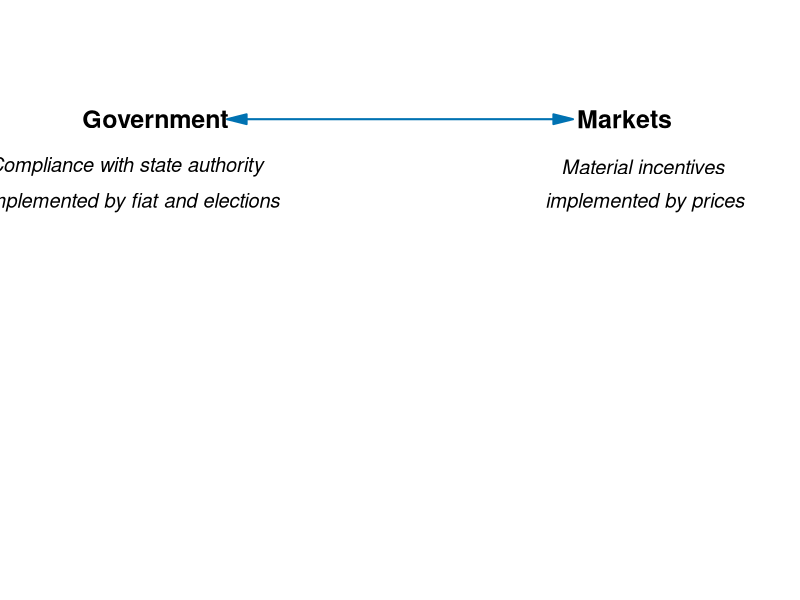

The R script that drew this image:
#' Graph Designer: Scott Cohn
#' Authors: Bowles and Halliday
#' Title: Coordination, Conflict and Competition: A Text in Microeconomics

library(shape)

pdf(file = "public_mechanism/govt_markt_empty.pdf", width = 9, height = 3)

#Set parameters for graphics
pointsize <- 1.8
axislabelsize <- 1.5
labelsize <- 1.2
namesize <- 1.8
annotatesize <- 1.5
graphlinewidth <- 2
segmentlinewidth <- 1.5

COL <- c("#7fc97f", "#beaed4", "#fdc086", "#ffff99", "#386cb0", "#f0027f", "#bf5b17", "#666666")
COLA <- c("#e0f3db", "#99d8c9","#66c2a4","#41ae76", "#238b45", "#005824")
COLB <- c("#c6dbef", "#4eb3d3", "#2b8cbe", "#0868ac","#084081")
COLC <- c("#fcfbfd", "#efedf5", "#dadaeb", "#bcbddc", "#9e9ac8", "#807dba", "#6a51a3", "#54278f", "#3f007d")
grays <- gray.colors(25, start = 1, end = 0, alpha = 1)
CBCols <- c("#009E73","#0072B2","#E69F00","#CC79A7", "#F0E442","#D55E00")

#Edited the margins to cater for the larger LHS labels
par(mar =  c(0.2, 3, 0, 3))


#Add limits on axes and levels of utility for each indifference curve
ylims <- c(0, 50)
xlims <- c(0, 50)

npts <- 501 
x <- seq(xlims[1], xlims[2], length.out = npts)
y <- seq(ylims[1], ylims[2], length.out = npts) 

plot(0, 0, xlim = xlims, ylim = ylims, type = "n",
     xlab = expression(paste("")),
     ylab = expression(paste("")), 
     xaxt = "n", 
     yaxt = "n", 
     cex.lab = axislabelsize, 
     bty = "n", 
     xaxs = "i", 
     yaxs = "i"
)


# Axes --------------------------------------------------------------------


# ticksy <- c(NA)
# ylabels <- c(NA)
# ticksx <- c(NA)
# xlabels <- c(NA)
# 
# axis(1,at = ticksx,  pos = 0, labels = xlabels, cex.axis = labelsize)
# axis(2,at = ticksy,  pos = 0, labels = ylabels, las = 1, cex.axis = labelsize)

npts <- 500 
xx1 <- seq(xlims[1], xlims[2], length.out = npts)

#Axis labels and draw linear utility function
# text(-0.2, 0.5*ylims[2], expression(paste("y axis")), xpd = TRUE, cex = axislabelsize, srt = 90) 
# text(0.5*xlims[2], -0.15, expression(paste("x axis")), xpd = TRUE, cex = axislabelsize) 

# Arrows ------------------------------------------------------------------

# points(12, 32.5, cex = 1.5, pch = 16)
# points(38, 32.5, cex = 1.5, pch = 16)
# points(25, 10, cex = 1.5, pch = 16)

# Top
Arrows(13, 40, 37, 40, code = 3, lty = 1, lwd = graphlinewidth, arr.type = "triangle", col = CBCols[2])
# Left
#Arrows(12.5, 31.25, 24.5, 11.25, code = 3, lty = 1, lwd = graphlinewidth, arr.type = "triangle", col = CBCols[1])
# Right
#Arrows(25.5, 11.25, 37.5, 31.25, code = 3, lty = 1, lwd = graphlinewidth, arr.type = "triangle", col = CBCols[3])

# Text --------------------------------------------------------------------
text(7, 40, expression(bold("Government")), cex = axislabelsize)
text(4.85, 36, expression(italic("Compliance with state authority")), cex = labelsize, xpd = TRUE)
text(5.3, 33, expression(italic("implemented by fiat and elections")), cex = labelsize, xpd = TRUE)

text(41.5, 40, expression(bold("Markets")), cex = axislabelsize)
text(42.85, 36, expression(italic("Material incentives")), cex = labelsize, xpd = TRUE)
text(43, 33, expression(italic("implemented by prices")), cex = labelsize, xpd = TRUE)

# Annotations (CW) --------------------------------------------------------

# Top
# text(16, 20, expression("Nationalization of railways"), cex = labelsize, xpd = TRUE)
# text(16, 17, expression("energy distribtution"), cex = labelsize, xpd = TRUE)
# Arrows(16, 38, 16, 21, code = 1, lty = 1, lwd = graphlinewidth, arr.type = "triangle", arr.length = 0.2, col = "black")
# 
# text(25, 10, expression("Carbon tax and dividend"), cex = labelsize, xpd = TRUE)
# Arrows(25, 38, 25, 11, code = 1, lty = 1, lwd = graphlinewidth, arr.type = "triangle", arr.length = 0.2, col = "black")
# 
# 
# text(31, 16, expression("'Cap and tade'"), cex = labelsize, xpd = TRUE)
# Arrows(31, 38, 31, 18, code = 1, lty = 1, lwd = graphlinewidth, arr.type = "triangle", arr.length = 0.2, col = "black")
# 
# text(40, 22, expression("Deregulation of product and"), cex = labelsize, xpd = TRUE)
# text(40, 19, expression("labor markets"), cex = labelsize, xpd = TRUE)
# Arrows(33.5, 38, 33.5, 24, code = 1, lty = 1, lwd = graphlinewidth, arr.type = "triangle", arr.length = 0.2, col = "black")
# 

dev.off()
